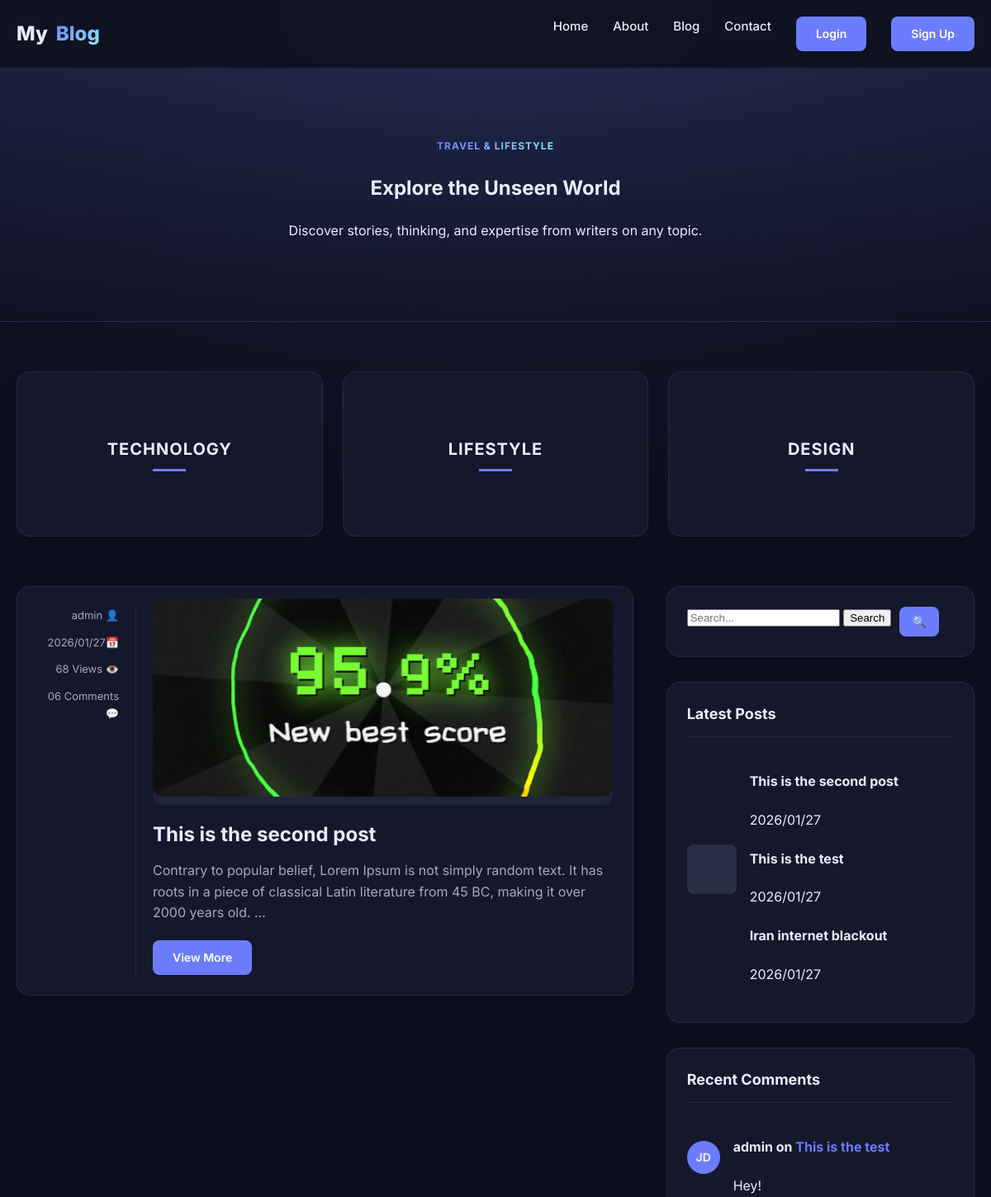
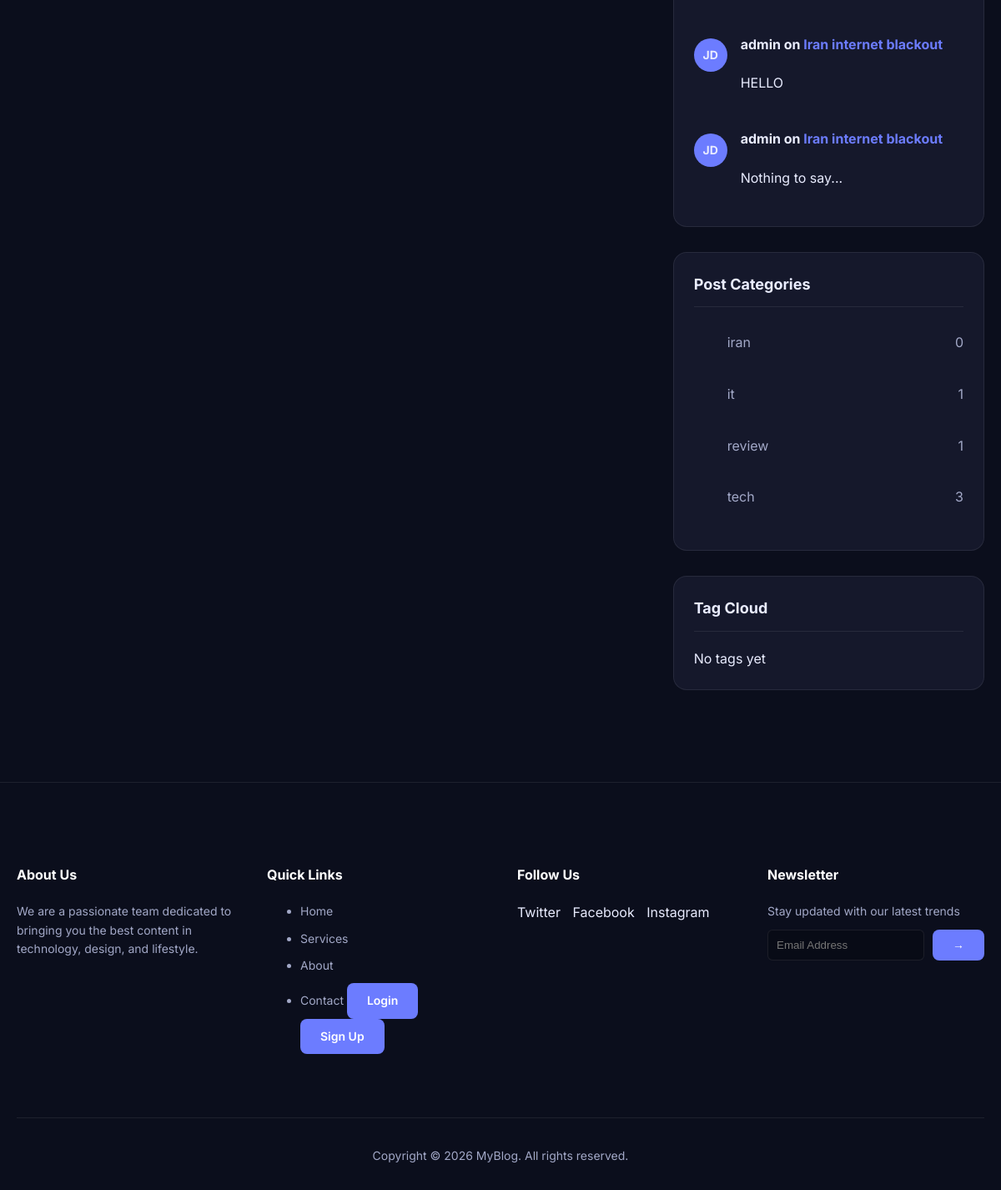
The page /category/it on the database its author committed (2 pictures, top to bottom).
### posts/models.py (models this page shows, shortened)
class Post(models.Model):
    img = models.ImageField(upload_to='blog_images/', blank=True, null=True)
    title = models.CharField(max_length=200)
    content = models.TextField()
    author = models.ForeignKey(
        settings.AUTH_USER_MODEL,
        on_delete=models.CASCADE,
        related_name="posts"
    )
    created_date = models.DateTimeField(auto_now_add=True)
    updated_date = models.DateTimeField(auto_now=True)
    status = models.BooleanField(default=True)
    def __str__(self):
        return f"{self.title}"
    category = models.ManyToManyField(
        Category,
        related_name="posts",
        blank=True
    )
    tag = models.ManyToManyField(
        Tag,
        related_name="posts",
        blank=True
    )
    counted_views = models.IntegerField(default=0)

class Comment(models.Model):
    post = models.ForeignKey(
        Post,
        on_delete=models.CASCADE,
        related_name='comments'
    )
    user_comment = models.ForeignKey(
        settings.AUTH_USER_MODEL,
        on_delete=models.CASCADE,
        related_name="user_comment"
    )
    content = models.TextField()
    is_active = models.BooleanField(default=False)
    created_at = models.DateTimeField(auto_now_add=True)

class Category(models.Model):
    name = models.CharField(max_length=100, unique=True)
    slug = models.SlugField(unique=True)
    class Meta:
      verbose_name_plural = "Categories"

### accounts/models.py (models this page shows)
class CustomUser(AbstractUser):
    email = models.EmailField(unique=True)
    first_name = models.CharField(max_length=50)
    last_name = models.CharField(max_length=50)
    phone_number = models.CharField(max_length=20, blank=False, null=False)
    profile_picture = models.ImageField(upload_to='profiles/', blank=True, null=True)
    biography = models.TextField(default="No bio")
    def __str__(self):
        return self.username

### posts/views.py (the view)
# urls.py: path('category/<slug:category_slug>', post_by_category, name='cat'),
def post_by_category(request, category_slug):
    category = get_object_or_404(Category, slug=category_slug)
    posts = Post.objects.filter(category=category, status=1).order_by('-created_date')
    categories = Category.objects.annotate(
        post_count=Count('posts', distinct=True)
    )
    return render(request, 'blog/blog.html', {
        'posts': posts,
        'current_category': category,
        'categories': categories
    })

### posts/templatetags/blog_tags.py (called while the page is built)
@register.inclusion_tag('blog/partials/sidebar/latest_posts.html')
def show_latest_posts():
    posts = Post.objects.all().order_by('-id')[:3]
    return {'posts': posts}

@register.inclusion_tag('blog/partials/sidebar/recent_comments.html')
def show_recent_comments(count=3):
    comments = Comment.objects.filter(is_active=1).order_by('-created_at')[:3]
    return {'comments': comments}

### templates/blog/blog.html (shortened to what this page needs)
{% extends 'base.html' %}
{% load blog_tags %}
{% block content %}
  <section class="hero">
    <div class="container">
      <span class="badge">Travel & Lifestyle</span>
      <h1>Explore the Unseen World</h1>
      <p>Discover stories, thinking, and expertise from writers on any topic.</p>
    </div>
  </section>
  <section class="top-cats">
    <div class="container">
      <div class="cat-grid">
        <div class="cat-card">
          <div class="cat-overlay">
            <div class="cat-title">Technology</div>
            <div class="cat-line"></div>
          </div>
        </div>
        <div class="cat-card">
          <div class="cat-overlay">
            <div class="cat-title">Lifestyle</div>
            <div class="cat-line"></div>
          </div>
        </div>
        <div class="cat-card">
          <div class="cat-overlay">
            <div class="cat-title">Design</div>
            <div class="cat-line"></div>
          </div>
        </div>
      </div>
    </div>
  </section>
  <section class="main-area">
    <div class="container layout-grid">
      <div class="posts-list">
        {% for post in posts %}
        <article class="post-item">
          <div class="post-meta-side">
            <div>{{post.author}} <span>👤</span></div>
            <div>{{post.created_date|date:"Y/m/d"}}<span>📅</span></div>
            <div>{{post.counted_views}} Views <span>👁️</span></div>
            <div>06 Comments <span>💬</span></div>
          </div>
          <div class="post-content">
            {% if post.img %}
            <div style="background: #1f243d; height: 240px; border-radius: 12px; margin-bottom: 20px; display: flex; align-items: center; justify-content: center; color: var(--muted);">
              <img src="{{post.img.url}}" alt="{{ post.title }}">
            </div>
            {% else %}
            <div style="background: #1f243d; height: 240px; border-radius: 12px; margin-bottom: 20px; display: flex; align-items: center; justify-content: center; color: var(--muted);">
              no image
            </div>
            {% endif %}
            <h2 class="post-title"><a href="{% url 'blog:single' pid=post.id %}">{{post.title}}</a></h2>
            <p class="post-excerpt">
              {{ post.content|truncatewords:30 }}
            </p>
            <a href="{% url 'blog:single' pid=post.id %}" class="btn">View More</a>
          </div>
        </article>
        {% endfor %}
      </div>
      <aside class="sidebar-widgets">
        {% include 'blog/partials/sidebar/search.html' %}
        {% show_latest_posts %}
        {% show_recent_comments %}
        {% include 'blog/partials/sidebar/categories.html' %}
        {% include 'blog/partials/sidebar/tag_cloud.html' %}
      </aside>
    </div>
  </section>
{% endblock %}

### templates/blog/partials/sidebar/latest_posts.html
<div class="widget">
  <h3 class="widget-title">Latest Posts</h3>
  <div class="mini-post">
    <div class="mini-thumb"></div>
    <div class="mini-details">
      {% for post in posts %}
      <h4><a href="{% url 'blog:single' pid=post.id %}">{{post.title}}</a></h4>
      <span class="date">{{post.created_date|date:"Y/m/d"}}</span>
      {% endfor %}
    </div>
  </div>
</div>

### templates/blog/partials/sidebar/recent_comments.html
<div class="widget">
  <h3 class="widget-title">Recent Comments</h3>
  {% for comment in comments %}
  <div class="mini-post">
    <div style="width: 40px; height: 40px; border-radius: 50%; background: var(--accent); display: grid; place-items: center; font-weight: bold; font-size: 14px;">JD</div>
    <div class="mini-details">
      <h4>{{comment.user_comment}} on <a href="#" style="color: var(--accent);">{{comment.post}}</a></h4>
      <span class="date">{{comment.content}}</span>
    </div>
  </div>
  {% endfor %}
</div>

### templates/blog/partials/sidebar/categories.html
<div class="widget">
  <h3 class="widget-title">Post Categories</h3>
  {% for category in categories %}
  <ul class="cat-list">
    <li><a href="{% url 'blog:cat' category_slug=category.slug %}">{{category.name}}</a> <span>{{category.post_count}}</span></li>
  </ul>
{% endfor %}
</div>

### templates/base.html (style rules this page uses)
:root { --bg:#0f1220; --card:#15182b; --muted:#a2a8c7; --text:#e9ecff; --accent:#6c7cff; --accent-hover:#5a6ae6; --accent-2:#89f0ff; --border:rgba(255,255,255,.08); --gradient:linear-gradient(135deg,var(--accent),var(--accent-2)); }
* { box-sizing:border-box }
body { margin:0;font-family:Inter,system-ui,sans-serif;background:radial-gradient(1200px 600px at 50% 0%,#1a1e38,#0b0e1c),var(--bg);color:var(--text);line-height:1.6 }
a { text-decoration:none;color:inherit;transition:.2s }
.container { max-width:1200px;margin:0 auto;padding:0 20px }
.badge { background:var(--gradient);-webkit-background-clip:text;-webkit-text-fill-color:transparent;font-weight:700;text-transform:uppercase;font-size:12px;letter-spacing:1px }
.btn { display:inline-block;padding:10px 24px;background:var(--accent);color:white;border-radius:8px;font-weight:600;font-size:14px;transition:.2s;border:none;cursor:pointer }

### templates/blog/blog.html (style rules this page uses)
.hero { padding:80px 0;text-align:center;background:linear-gradient(180deg,rgba(108,124,255,.1),transparent);border-bottom:1px solid var(--border) }
.top-cats { padding:60px 0 }
.cat-grid { display:grid;grid-template-columns:repeat(auto-fit,minmax(300px,1fr));gap:24px }
.cat-card { position:relative;height:200px;border-radius:16px;overflow:hidden;border:1px solid var(--border);background:var(--card);transition:transform .3s }
.cat-overlay { position:absolute;inset:0;display:flex;flex-direction:column;justify-content:center;align-items:center }
.cat-title { font-size:20px;font-weight:700;text-transform:uppercase;letter-spacing:1px;margin-bottom:8px }
.cat-line { width:40px;height:3px;background:var(--accent) }
.main-area { padding-bottom:80px }
.layout-grid { display:grid;grid-template-columns:1fr;gap:40px }
@media (min-width:992px) { .layout-grid { grid-template-columns:2fr 1fr } }
.post-item { display:grid;grid-template-columns:1fr;gap:20px;margin-bottom:40px;padding:24px;background:var(--card);border-radius:16px;border:1px solid var(--border) }
@media (min-width:768px) { .post-item { grid-template-columns:120px 1fr } }
.post-meta-side { display:flex;flex-direction:column;gap:12px;font-size:13px;color:var(--muted);text-align:right;border-right:1px solid var(--border);padding-right:20px }
.post-content img { width:100%;height:240px;object-fit:cover;border-radius:12px;margin-bottom:20px }
.post-title { font-size:24px;font-weight:700;margin:0 0 12px;line-height:1.3 }
.post-excerpt { color:var(--muted);margin-bottom:20px }
.widget { background:var(--card);padding:24px;border-radius:16px;border:1px solid var(--border);margin-bottom:30px }
.widget-title { font-size:18px;font-weight:700;margin:0 0 20px;border-bottom:1px solid var(--border);padding-bottom:12px }
.mini-post { display:flex;gap:16px;margin-bottom:20px;align-items:center }
.mini-thumb { width:60px;height:60px;border-radius:8px;background:#2a2e45 }
.cat-list li { padding:10px 0;border-bottom:1px solid var(--border);display:flex;justify-content:space-between;color:var(--muted) }
.cat-list li:last-child { border-bottom:none }

### rows shown on the page
Post: author "admin", created_date "2026/01/27", counted_views "68", img (picture), title "This is the second post", content "Contrary to popular belief, Lorem Ipsum is not simply random text. It has roots in a piece of classical Latin literature from 45 BC, making it over 2000 years old. …"
Post: title "This is the test", created_date "2026/01/27"
Post: title "Iran internet blackout", created_date "2026/01/27"
Comment: user_comment "admin", post "This is the test", content "Hey!"
Comment: user_comment "admin", post "Iran internet blackout", content "HELLO"
Comment: user_comment "admin", post "Iran internet blackout", content "Nothing to say..."
Category: name "iran", post_count "0"
Category: name "it", post_count "1"
Category: name "review", post_count "1"
Category: name "tech", post_count "3"
